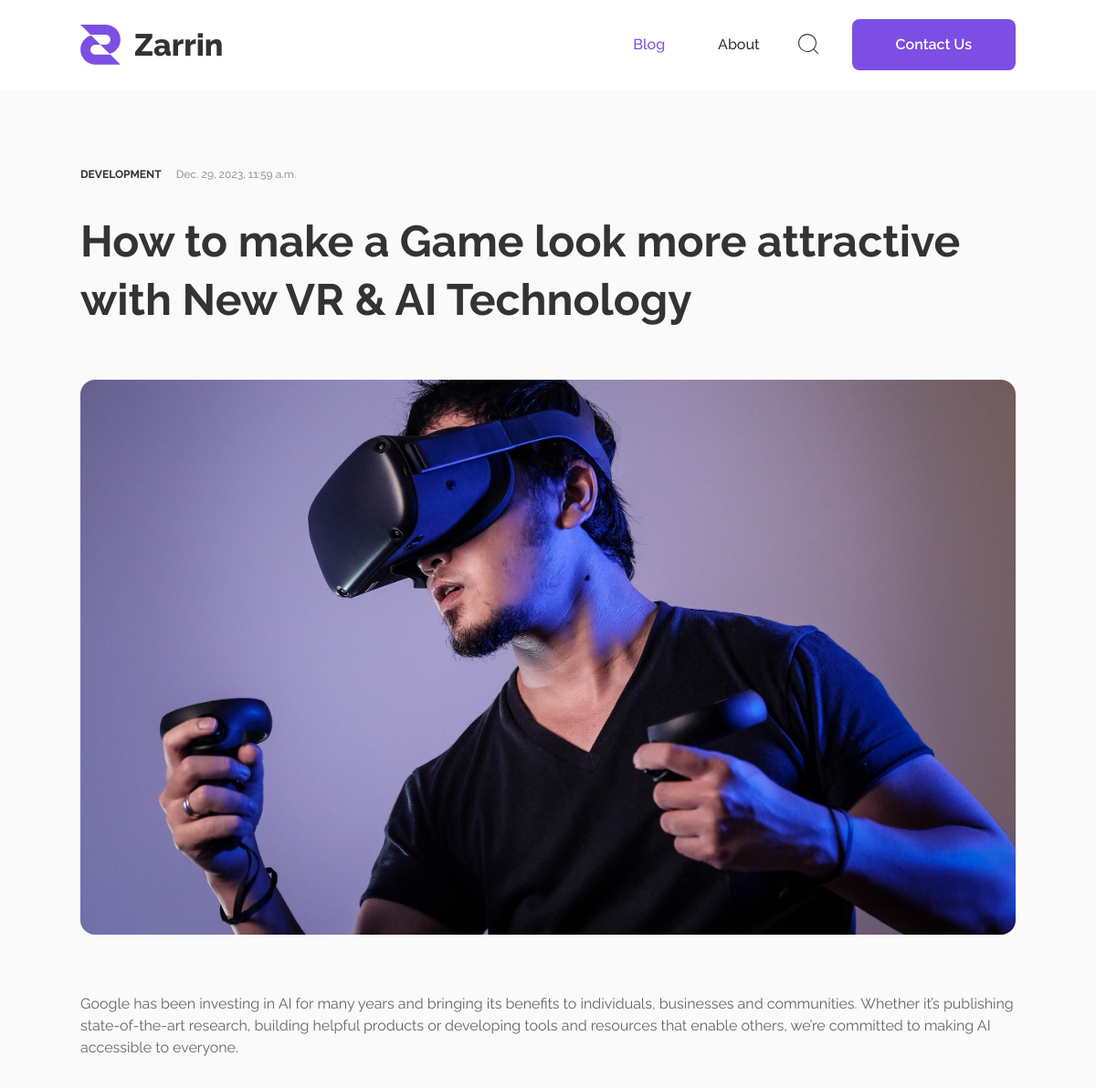
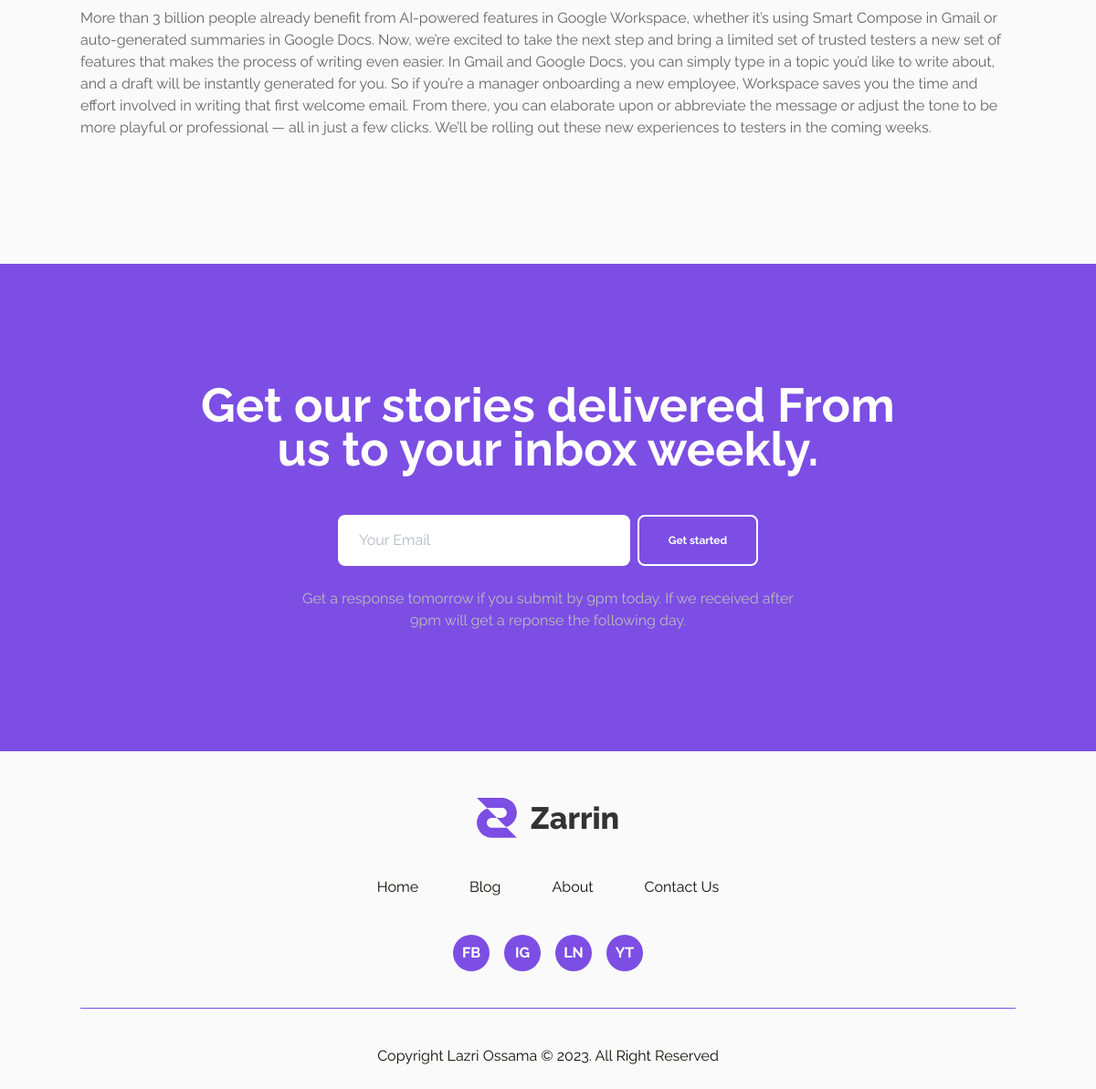
Screenshot of /single_blog/ with the database file from the repository (2 pictures, top to bottom).
### main/models.py (models this page shows, shortened)
class Blog(models.Model):
    category = models.CharField(max_length=255)
    image = models.ImageField(upload_to='blog_images/', default='images/best2.jpg')
    time_published = models.DateTimeField(auto_now_add=True)
    title = models.CharField(max_length=255)
    brief = models.TextField()
    body = models.TextField()

### main/views.py (the view)
# urls.py: path('single_blog/', views.single_blog, name='single_blog'),
def single_blog(request):
    blog = get_object_or_404(Blog, id=1)
    return render(request, 'main/single_blog.html', {'blog': blog})

### main/templates/main/single_blog.html (shortened to what this page needs)
{% extends 'main/base.html' %}
{% block content %}
    <div class="lg:px-0 px-6 mt-12 md:mt-[1.45rem] lg:mt-[5.25rem] mb-[4.87rem] md:mb-[8.36rem] lg:mb-[8.56rem] container mx-auto">
        <div class="flex items-center gap-[0.84rem] lg:gap-4 mb-[1.19rem] md:mb-[1.74rem] lg:mb-8">
            <span class="text-[#333] text-[0.63088rem] lg:text-[0.75rem] font-bold leading-[150%]">{{ blog.category }}</span>
            <small class="text-[#999] text-[0.63088rem] lg:text-[0.75rem] font-medium leading-[150%]">{{ blog.time_published }}</small>
        </div>
        <h2 class="text-[#333] text-2xl md:text-[2.5235rem] lg:text-5xl max-w-[16rem] md:max-w-[53.83rem] lg:max-w-[64rem] mb-8 md:mb-[2.92rem] lg:mb-[3.5rem] font-bold leading-[2.05138rem] md:leading-[3.36rem] lg:leading-[4rem]">{{ blog.title }}</h2>
        <img src="{{ blog.image.url }}" class="h-[12.75rem] md:h-[31.96rem] lg:h-[38rem] lg:rounded-2xl w-full object-cover rounded-[0.84119rem] mb-[3.81rem] md:mb-[3.42rem] lg:mb-16" alt="{{ blog.title }}">
        <p class="text-[#666] text-[0.84119rem] lg:text-base mb-8 lg:mb-10 leading-[150%]">{{ blog.brief }}</p>
        <p class="text-[#666] text-[0.84119rem] lg:text-base leading-[150%]">{{ blog.body }}</p>
    </div>
    {% include 'main/sections/contact.html' %}
{% endblock %}

### main/static/main/css/styles.css (style rules this page uses)
* { font-family: 'Raleway', sans-serif; }

### rows the page displays
Blog: category "DEVELOPMENT", time_published "Dec. 29, 2023, 11:59 a.m.", title "How to make a Game look more attractive with New VR & AI Technology", image (picture), brief "Google has been investing in AI for many years and bringing its benefits to individuals, businesses and communities. Whether it’s publishing state-of-the-art research, building helpful products or developing tools and resources that enable others, we’re committed to making AI accessible to everyone.", body "More than 3 billion people already benefit from AI-powered features in Google Workspace, whether it’s using Smart Compose in Gmail or auto-generated summaries in Google Docs. Now, we’re excited to take the next step and bring a limited set of trusted testers a new set of features that makes the process of writing even easier. In Gmail and Google Docs, you can simply type in a topic you’d like to write about, and a draft will be instantly generated for you. So if you’re a manager onboarding a new employee, Workspace saves you the time and effort involved in writing that first welcome email. From there, you can elaborate upon or abbreviate the message or adjust the tone to be more playful or…"
